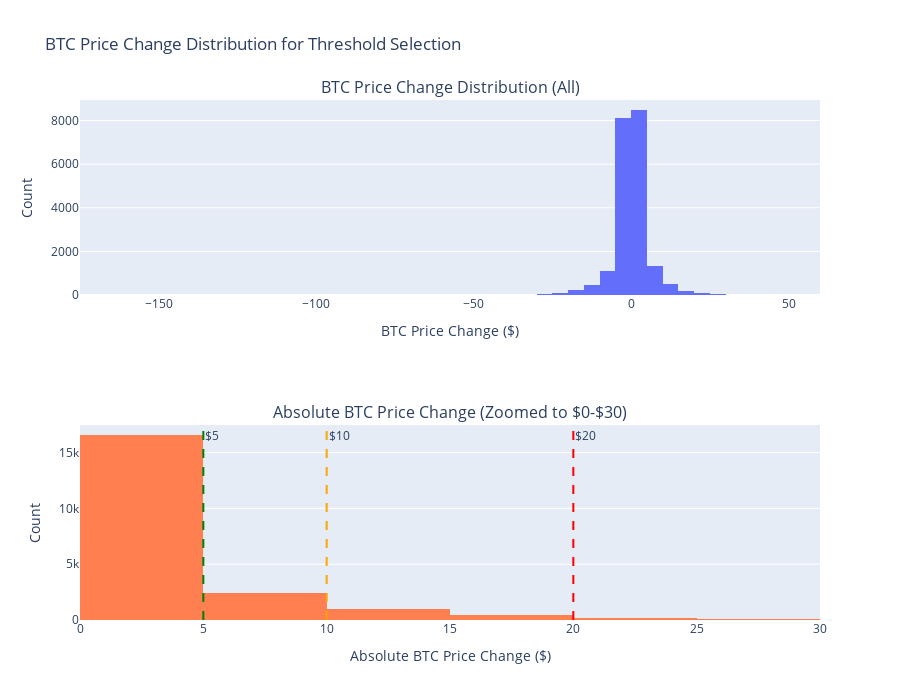

Notebook cell for this chart:
### Markdown cell above
## Optimal Entry/Exit Window Analysis

For finding optimal trading parameters, we calculate realistic profit:
- **BTC UP → Buy YES**: profit = YES_bid(exit) - YES_ask(entry)
- **BTC DOWN → Buy NO**: profit = NO_bid(exit) - NO_ask(entry)

We compute a profit matrix for all entry (Y ms) and exit (X ms) window combinations where X > Y.

### Code cell
# Distribution of BTC price changes to help decide threshold cutoff
import plotly.express as px
import plotly.graph_objects as go
from plotly.subplots import make_subplots

# Get valid BTC ticks (in analysis window, non-zero change)
btc_for_dist = btc_analysis[
    (btc_analysis["market_instance_id"].notna()) & 
    (btc_analysis["price_change"] != 0)
].copy()

btc_for_dist["abs_change"] = btc_for_dist["price_change"].abs()

print("=" * 70)
print("BTC PRICE CHANGE DISTRIBUTION")
print("=" * 70)
print(f"Total BTC ticks with non-zero change: {len(btc_for_dist)}")
print()
print("Absolute Change Statistics:")
print(btc_for_dist["abs_change"].describe().to_string())
print()

# Percentiles to help decide threshold
percentiles = [50, 75, 90, 95, 99]
print("Percentiles (absolute change):")
for p in percentiles:
    val = btc_for_dist["abs_change"].quantile(p/100)
    count_above = (btc_for_dist["abs_change"] >= val).sum()
    print(f"  {p}th percentile: ${val:.2f} ({count_above} ticks >= this)")

# Count by threshold
print()
print("Sample sizes by threshold:")
thresholds = [0, 1, 2, 3, 5, 7, 10, 15, 20]
for t in thresholds:
    count = (btc_for_dist["abs_change"] >= t).sum()
    pct = 100 * count / len(btc_for_dist)
    print(f"  >= ${t:2d}: {count:5d} ticks ({pct:5.1f}%)")

# Create histogram
fig = make_subplots(rows=2, cols=1, 
                    subplot_titles=("BTC Price Change Distribution (All)", 
                                   "Absolute BTC Price Change (Zoomed to $0-$30)"))

# Full distribution (signed)
fig.add_trace(
    go.Histogram(x=btc_for_dist["price_change"], nbinsx=100, name="Signed Change"),
    row=1, col=1
)

# Absolute change (zoomed)
fig.add_trace(
    go.Histogram(x=btc_for_dist["abs_change"], nbinsx=60, name="Absolute Change",
                marker_color="coral"),
    row=2, col=1
)

# Add vertical lines for common thresholds
for t, color in [(5, "green"), (10, "orange"), (20, "red")]:
    fig.add_vline(x=t, line_dash="dash", line_color=color, 
                  annotation_text=f"${t}", row=2, col=1)

fig.update_xaxes(title_text="BTC Price Change ($)", row=1, col=1)
fig.update_xaxes(title_text="Absolute BTC Price Change ($)", range=[0, 30], row=2, col=1)
fig.update_yaxes(title_text="Count", row=1, col=1)
fig.update_yaxes(title_text="Count", row=2, col=1)

fig.update_layout(
    height=700,
    width=900,
    title_text="BTC Price Change Distribution for Threshold Selection",
    showlegend=False,
)
fig.show()

### Figure 1 — Plotly figure (JSON) as saved in the notebook; plotly's stock layout.template omitted (floating-point values rounded to 4 significant figures; data arrays with more than 128 entries replaced by an {"elided": "..."} marker saying what was removed)
{"data": [{"name": "Signed Change", "nbinsx": 100, "type": "histogram", "x": {"elided": "20785 float values"}, "xaxis": "x", "yaxis": "y"}, {"marker": {"color": "coral"}, "name": "Absolute Change", "nbinsx": 60, "type": "histogram", "x": {"elided": "20785 float values"}, "xaxis": "x2", "yaxis": "y2"}], "layout": {"annotations": [{"font": {"size": 16}, "showarrow": false, "text": "BTC Price Change Distribution (All)", "x": 0.5, "xanchor": "center", "xref": "paper", "y": 1, "yanchor": "bottom", "yref": "paper"}, {"font": {"size": 16}, "showarrow": false, "text": "Absolute BTC Price Change (Zoomed to $0-$30)", "x": 0.5, "xanchor": "center", "xref": "paper", "y": 0.375, "yanchor": "bottom", "yref": "paper"}, {"showarrow": false, "text": "$5", "x": 5, "xanchor": "left", "xref": "x2", "y": 1, "yanchor": "top", "yref": "y2 domain"}, {"showarrow": false, "text": "$10", "x": 10, "xanchor": "left", "xref": "x2", "y": 1, "yanchor": "top", "yref": "y2 domain"}, {"showarrow": false, "text": "$20", "x": 20, "xanchor": "left", "xref": "x2", "y": 1, "yanchor": "top", "yref": "y2 domain"}], "height": 700, "shapes": [{"line": {"color": "green", "dash": "dash"}, "type": "line", "x0": 5, "x1": 5, "xref": "x2", "y0": 0, "y1": 1, "yref": "y2 domain"}, {"line": {"color": "orange", "dash": "dash"}, "type": "line", "x0": 10, "x1": 10, "xref": "x2", "y0": 0, "y1": 1, "yref": "y2 domain"}, {"line": {"color": "red", "dash": "dash"}, "type": "line", "x0": 20, "x1": 20, "xref": "x2", "y0": 0, "y1": 1, "yref": "y2 domain"}], "showlegend": false, "title": {"text": "BTC Price Change Distribution for Threshold Selection"}, "width": 900, "xaxis": {"anchor": "y", "domain": [0, 1], "title": {"text": "BTC Price Change ($)"}}, "xaxis2": {"anchor": "y2", "domain": [0, 1], "range": [0, 30], "title": {"text": "Absolute BTC Price Change ($)"}}, "yaxis": {"anchor": "x", "domain": [0.625, 1], "title": {"text": "Count"}}, "yaxis2": {"anchor": "x2", "domain": [0, 0.375], "title": {"text": "Count"}}}}
